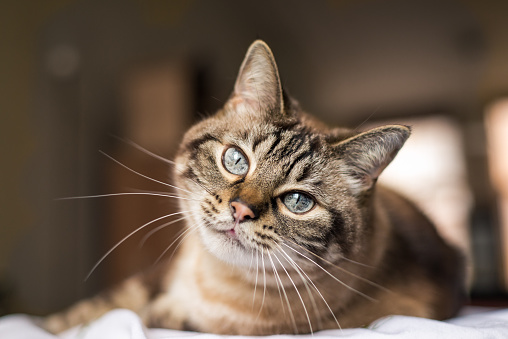
#> input picture cat.jpg, 508 x 339 px
$ python Transformations.py   (older library calls are emulated)
#> lines starting #> are read from the running program, lines starting #| are printed output that depends on the picture
import cv2 as cv
import numpy as np
from cv2 import imshow

img = cv.imread('cat.jpg')
#> img is the input picture: shape (339, 508, 3); mean B, G, R 77.9, 92.4, 109.7
print(img.shape[0])
#| 339
imshow('Cat',img)

def shift(img,x,y):
    # the wardAffine only receive transformation marix which that matrix only contain float. Therefore the transformation matrix should be floated using function np.float. The first two column of the transformation matrix is the matrix multiplication and the last column of the transformation matrix is the addition vector, therefore each row in transformation matrix needs 3 element. When warpAffine executed, program will multiply the src with multiplication matrix. The result then translated by addition vector.
#> called with x = 50, y = 50
    shiftTransformationMatrix = np.float32([[1,0, x],[0,1,y]])
    # img.shape[1] represent the number of row whereas img.shape[0] represent the number of columns
    return cv.warpAffine(img,shiftTransformationMatrix,(img.shape[1],img.shape[0]))
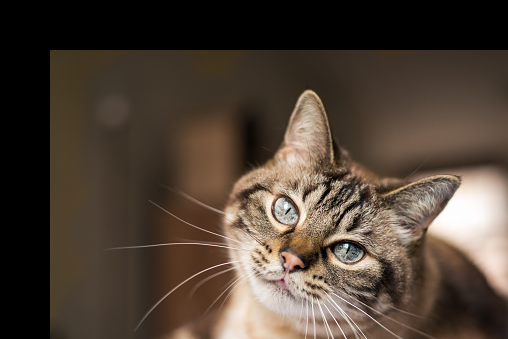
#> returned value: shape (339, 508, 3); mean of channels 0, 1, 2 53.9, 65.2, 78.3; drawn as B, G, R

shiftedImgRightBelow = shift(img,50,50)
# negative value in x-axis means will translated to the left
shiftedImgLeftBelow = shift(img,-50,50)
#> call 2 of shift, with x = -50, y = 50
#> in shift (call 2), `return cv.warpAffine(img,shiftTransformationMatrix,(img.shape[1],img.s..`:
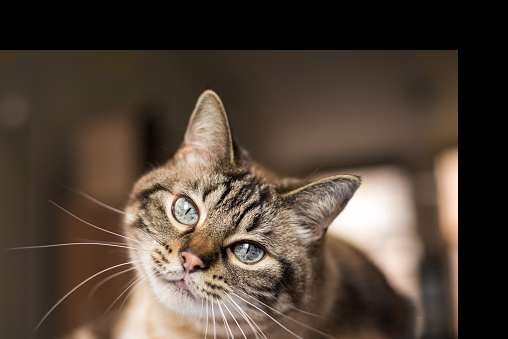
#> returned value: shape (339, 508, 3); mean of channels 0, 1, 2 55.8, 67.1, 80.7; drawn as B, G, R
# negative value in y-axis means will translated to the top
shiftedImgLeftTop = shift(img,-50,-50)
#> call 3 of shift, with x = -50, y = -50
#> in shift (call 3), `return cv.warpAffine(img,shiftTransformationMatrix,(img.shape[1],img.s..`:
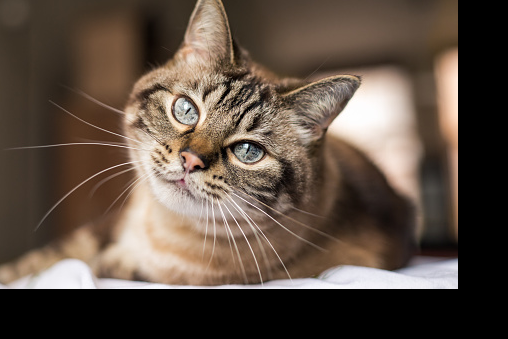
#> returned value: shape (339, 508, 3); mean of channels 0, 1, 2 67.5, 78.8, 93.5; drawn as B, G, R
imshow('Shifted Right Below Image',shiftedImgRightBelow)
imshow('Shifted Left Below Image',shiftedImgLeftBelow)
imshow('Shifted Left Top Image',shiftedImgLeftTop)


def rotate(img,rot,x,y):
#> called with rot = 90, x = 254, y = 169.5
    rotationTransformationMatrix = cv.getRotationMatrix2D((x,y),rot,1)
    return cv.warpAffine(img,rotationTransformationMatrix,(img.shape[1],img.shape[0]))
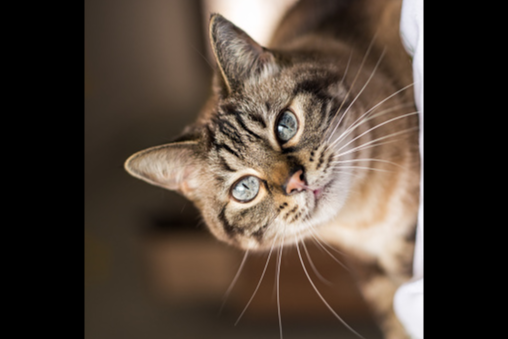
#> returned value: shape (339, 508, 3); mean of channels 0, 1, 2 55, 65.2, 77.9; drawn as B, G, R

rotatedImage = rotate(img,90,img.shape[1]/2,img.shape[0]/2)
imshow("Rotated image",rotatedImage)

flippedHorizontalVertical = cv.flip(img,-1)
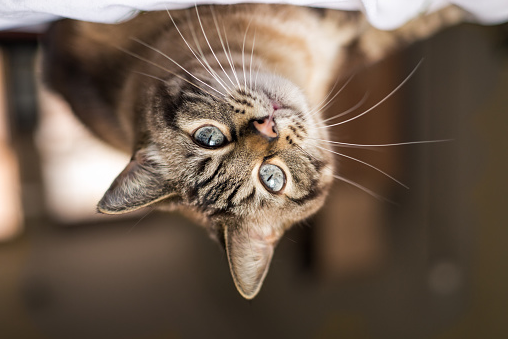
#> flippedHorizontalVertical: shape (339, 508, 3); mean B, G, R 77.9, 92.4, 109.7
flippedHorizontal = cv.flip(img,1)
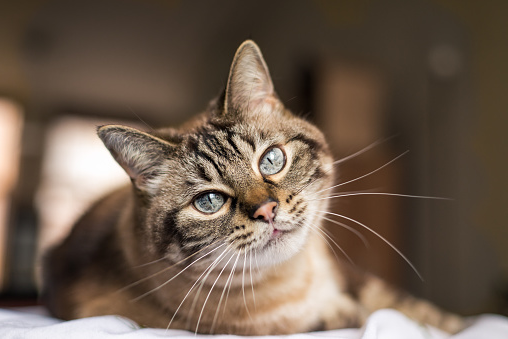
#> flippedHorizontal: shape (339, 508, 3); mean B, G, R 77.9, 92.4, 109.7
flippedVertical = cv.flip(img,0)
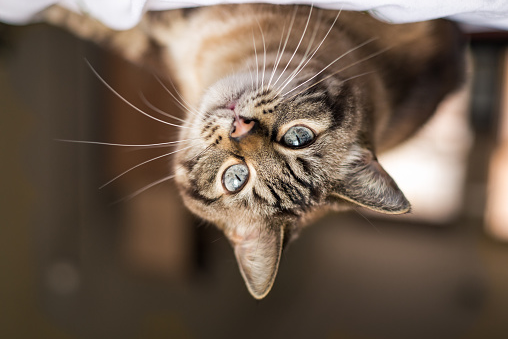
#> flippedVertical: shape (339, 508, 3); mean B, G, R 77.9, 92.4, 109.7
imshow('Flipped horizontal and vertical',flippedHorizontalVertical)
imshow('Flipped horizontal',flippedHorizontal)
imshow('Flipped vertical',flippedVertical)
cv.waitKey(0)
